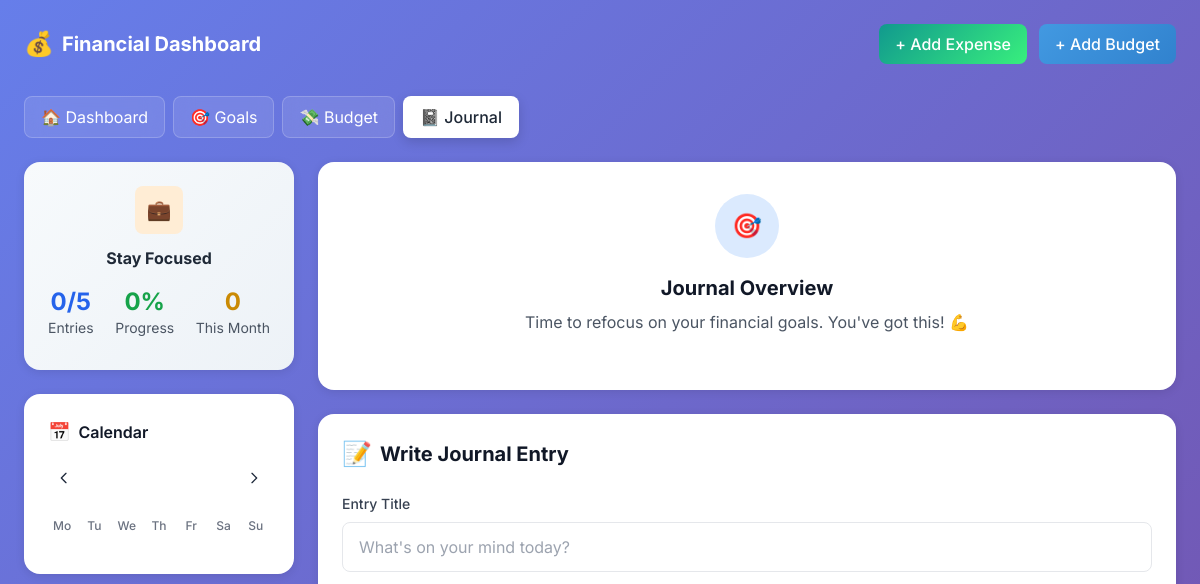
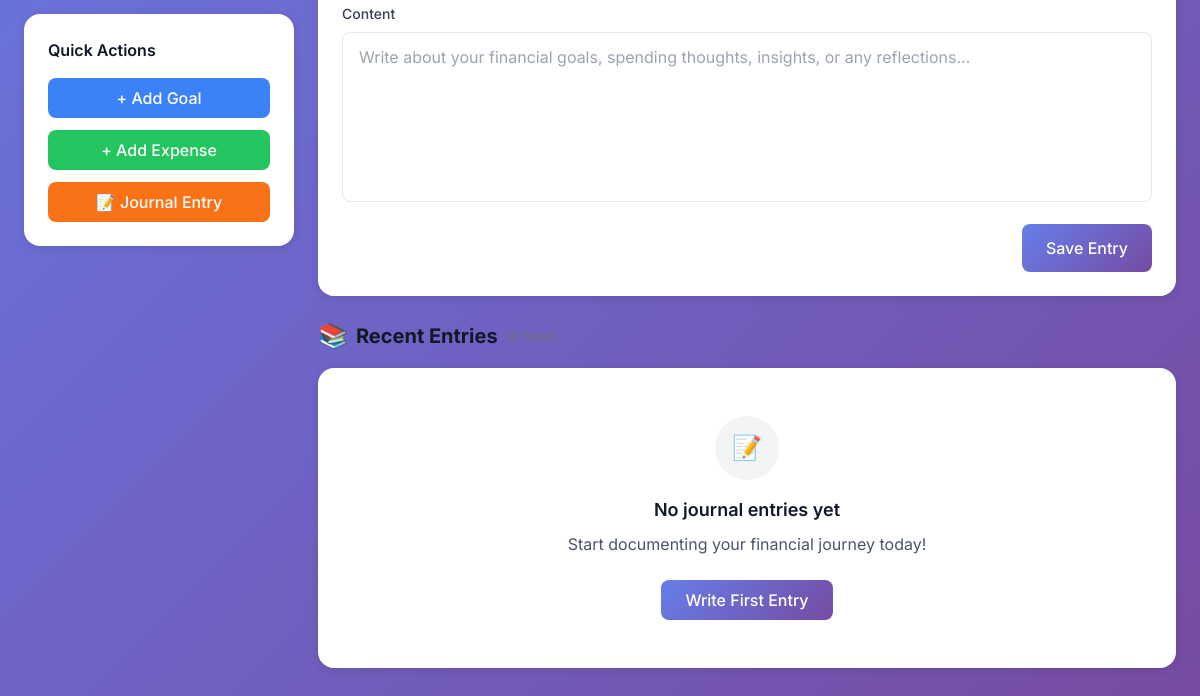
The page /journal on the database as committed earlier (2 pictures, top to bottom).
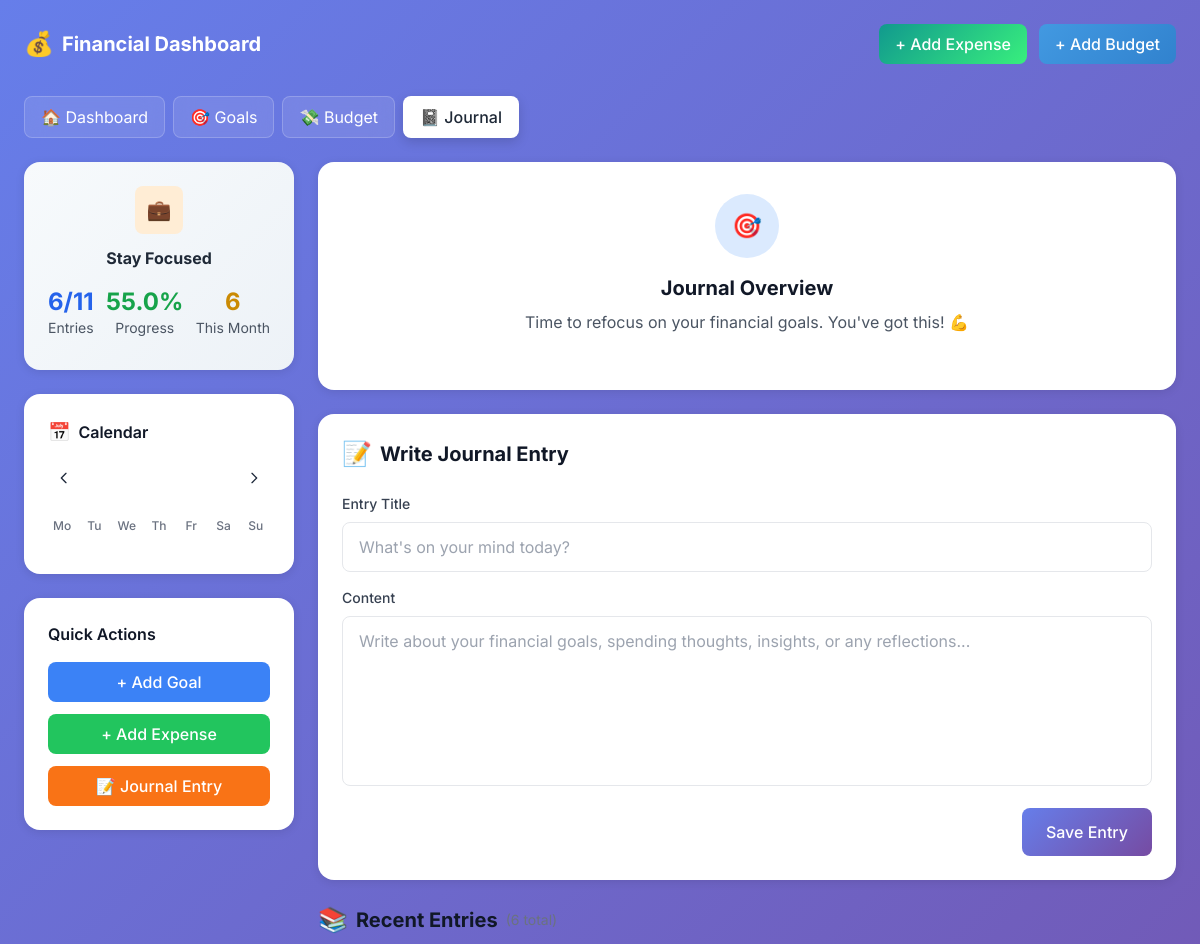
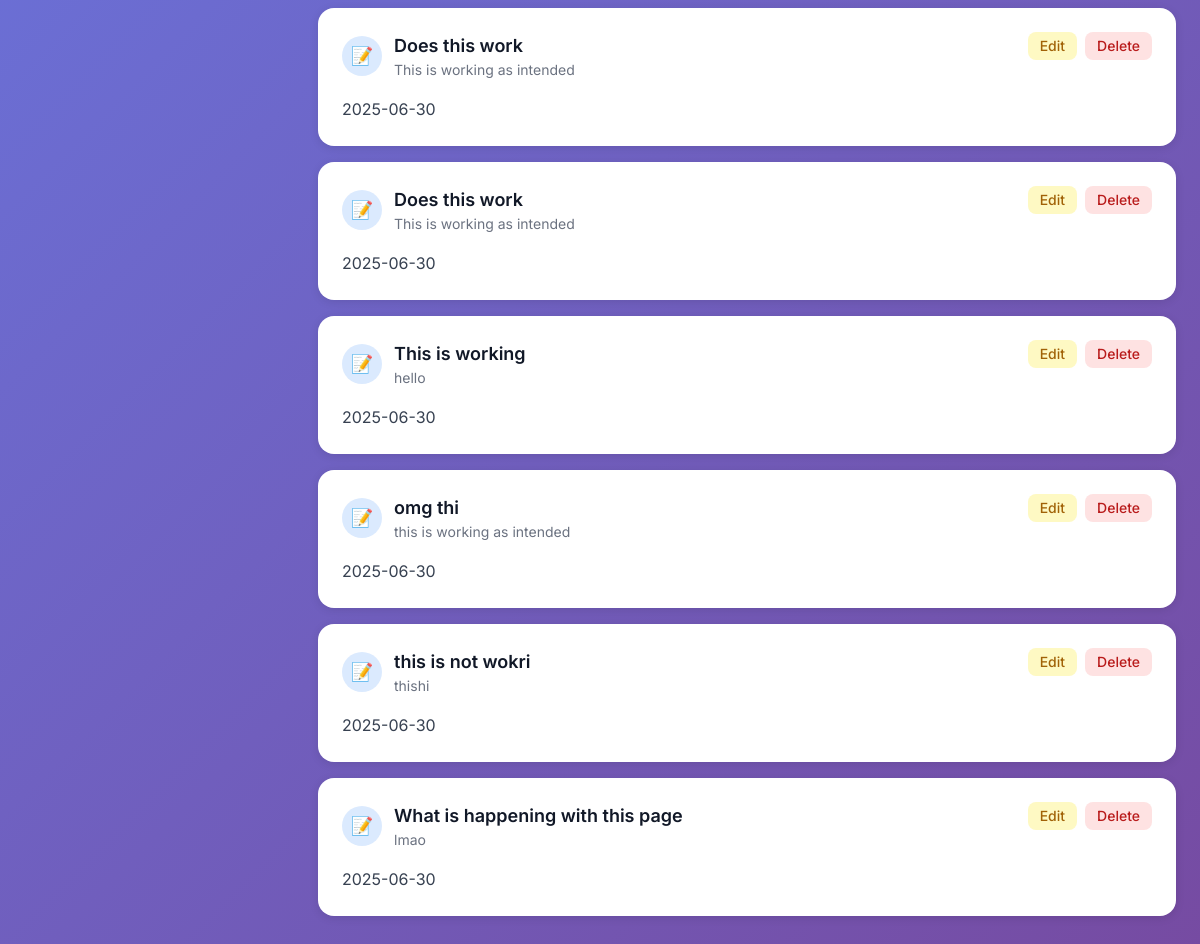
The same page on the database as committed later (2 pictures, top to bottom).
### tables this page shows
CREATE TABLE journal (
            id INTEGER PRIMARY KEY AUTOINCREMENT,
            title TEXT NOT NULL,
            content TEXT NOT NULL,
            date TEXT NOT NULL,
            formatted_date TEXT GENERATED ALWAYS AS (
                strftime('%d %b %Y', date)
            ) STORED,
            created_at DATETIME DEFAULT CURRENT_TIMESTAMP
        );

### app.py (the view)
@app.route('/journal')
def view_journal():
    today = datetime.now().strftime('%Y-%m-%d')
    with sqlite3.connect('finance.db') as conn:
        cursor = conn.cursor()
        cursor.execute("""
            SELECT id, title, content, date, strftime('%d %b %Y', date) as formatted_date
            FROM journal
            ORDER BY date DESC
        """)
        entries = cursor.fetchall()
        current_month = today[:7]
        cursor.execute("""
            SELECT DISTINCT strftime('%d', date)
            FROM journal
            WHERE strftime('%Y-%m', date) = ?
        """, (current_month,))
        days_with_entries = [int(day[0]) for day in cursor.fetchall()]
    return render_template('journal.html',
                          entries=entries,
                          entry_days=days_with_entries,
                          days=range(1, 32),
                          current_date=today)

### templates/journal.html (shortened to what the changed rows need)
<!DOCTYPE html>
<html lang="en">
<head>
    <link rel="stylesheet" href="{{ url_for('static', filename='styles.css') }}">
    <script src="https://cdn.tailwindcss.com"></script>
</head>
<body class="min-h-screen main-bg">
    <header class="px-6 py-6">
        <div class="max-w-7xl mx-auto">
            <div class="flex items-center justify-between mb-8">
                <div class="flex items-center gap-2">
                    <h1 class="text-xl font-bold text-white">Financial Dashboard</h1>
                </div>
            </div>
        </div>
    </header>
    <main class="px-6 pb-8">
        <div class="max-w-7xl mx-auto">
            <div class="grid grid-cols-1 lg:grid-cols-4 gap-6">
                <div class="lg:col-span-1 space-y-6">
                    <div class="card p-6 text-center focus-card">
                        <div class="flex justify-between text-sm mb-2">
                            <div>
                                <div class="text-2xl font-bold text-blue-600">{{ entries|length if entries else 0 }}/{{ entries|length + 5 if entries else 5 }}</div>
                                <div class="text-gray-600">Entries</div>
                            </div>
                            <div>
                                <div class="text-2xl font-bold text-green-600">{{ ((entries|length / (entries|length + 5)) * 100)|round if entries else 0 }}%</div>
                                <div class="text-gray-600">Progress</div>
                            </div>
                            <div>
                                <div class="text-2xl font-bold text-yellow-600">{{ entries|length if entries else 0 }}</div>
                                <div class="text-gray-600">This Month</div>
                            </div>
                        </div>
                    </div>
                    <div class="card p-6">
                        <div class="flex items-center gap-2 mb-4">
                            <h2 class="font-semibold text-gray-900">Calendar</h2>
                        </div>
                    </div>
                </div>
                <div class="lg:col-span-3 space-y-6">
                    <div class="card p-8 text-center">
                        <h2 class="text-xl font-bold text-gray-900 mb-2">Journal Overview</h2>
                    </div>
                    <div class="card p-6">
                        <h2 class="text-xl font-bold text-gray-900 mb-6 flex items-center gap-2">
                            <span class="text-2xl">📝</span>
                            Write Journal Entry
                        </h2>
                    </div>
                    <div class="space-y-4">
                        <h2 class="text-xl font-bold text-gray-900 flex items-center gap-2">
                            <span class="text-2xl">📚</span>
                            Recent Entries
                            <span class="text-sm text-gray-500 font-normal">({{ entries|length if entries else 0 }} total)</span>
                        </h2>
                        {% for entry in entries %}
                        <div class="card p-6 hover:shadow-lg transition-all duration-200">
                            <div class="flex items-start justify-between mb-4">
                                <div class="flex items-center gap-3">
                                    <div class="w-10 h-10 bg-blue-100 rounded-full flex items-center justify-center">
                                        <span class="text-lg">📝</span>
                                    </div>
                                    <div>
                                        <h3 class="font-semibold text-gray-900 text-lg">{{ entry[1] }}</h3>
                                        <p class="text-sm text-gray-500">{{ entry[4] if entry[4] else entry[2] }}</p>
                                    </div>
                                </div>
                                <div class="flex items-center gap-2">
                                    <button onclick="editEntry({{ entry[0] }})" class="px-3 py-1 bg-yellow-100 text-yellow-700 rounded-lg text-sm font-medium hover:bg-yellow-200 transition-colors">
                                        Edit
                                    </button>
                                    <button onclick="deleteEntry({{ entry[0] }})" class="px-3 py-1 bg-red-100 text-red-700 rounded-lg text-sm font-medium hover:bg-red-200 transition-colors">
                                        Delete
                                    </button>
                                </div>
                            </div>
                            <div class="text-gray-700 leading-relaxed whitespace-pre-line pl-13">{{ entry[3] }}</div>
                        </div>
                        {% endfor %}
                        {% if not entries %}
                        <div class="card p-12 text-center">
                            <div class="w-16 h-16 bg-gray-100 rounded-full flex items-center justify-center mx-auto mb-4">
                                <span class="text-2xl">📝</span>
                            </div>
                            <h3 class="text-lg font-semibold text-gray-900 mb-2">No journal entries yet</h3>
                            <p class="text-gray-600 mb-6">Start documenting your financial journey today!</p>
                            <button onclick="document.getElementById('title').focus()" class="btn-primary text-white px-6 py-2 rounded-lg font-medium">
                                Write First Entry
                            </button>
                        </div>
                        {% endif %}
                    </div>
                </div>
            </div>
        </div>
    </main>
</body>
</html>

Rows that differ between the two databases and show on the page:
added journal: title "Does this work", content "This is working as intended", date "2025-06-30"
added journal: title "Does this work", content "This is working as intended", date "2025-06-30"
added journal: title "This is working", content "hello", date "2025-06-30"
added journal: title "omg thi", content "this is working as intended", date "2025-06-30"
added journal: title "this is not wokri", content "thishi", date "2025-06-30"
added journal: title "What is happening with this page", content "lmao", date "2025-06-30"
Other text that changed with them:
{{ entries|length if entries else 0 }}: "0" → "6"
{{ entries|length + 5 if entries else 5 }}: "5" → "11"
text no longer shown: "0 📝 No journal entries yet Start documenting your financial journey today! Write First Entry"
text now shown: "55.0"
